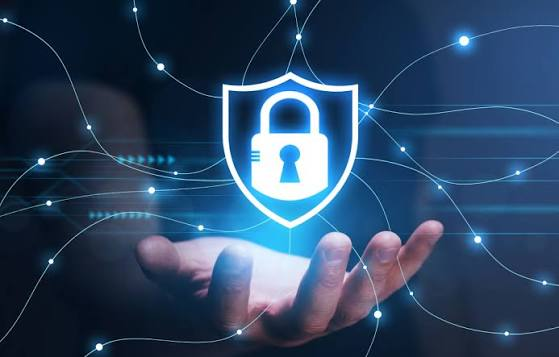
#> input picture input.png, 559 x 357 px
$ python stego.py
#> lines starting #> are read from the running program, lines starting #| are printed output that depends on the picture
"""
stego.py - File-to-image LSB steganography using Pillow.

The entire contents of 'secret.txt' are treated as binary data and hidden in
the least-significant bits of 'input.png'. The result is saved as 'output.png',
then the hidden bytes are recovered into 'recovered.txt' and checked against
the original file. A PSNR measurement is also reported to show that the image
change is imperceptible.

Payload frame written into the image:

    [ 4-byte magic "STEG" ][ 4-byte byte-length ][ N raw secret bytes ]

Every bit of that frame is stored in the least-significant bit of the R, G and
B channels, scanning pixels left-to-right / top-to-bottom. Only the LSB changes,
so no colour value moves by more than 1 out of 255.

PNG is used because it is lossless - lossy formats such as JPEG would destroy
the embedded bits.

Run with:  python stego.py
"""

import hashlib
import math
from pathlib import Path

from PIL import Image, ImageChops

# --------------------------------------------------------------------------- #
# Configuration
# --------------------------------------------------------------------------- #
INPUT_PATH = Path("input.png")        # carrier image supplied with the assignment
OUTPUT_PATH = Path("output.png")      # stego image, always written as PNG
SECRET_PATH = Path("secret.txt")      # file whose raw bytes will be hidden
RECOVERED_PATH = Path("recovered.txt")  # file reconstructed from the stego image

MAGIC = b"STEG"  # signature used to recognise our payload when extracting


# --------------------------------------------------------------------------- #
# Bit-level helpers
# --------------------------------------------------------------------------- #
def bytes_to_bits(data: bytes):
    """Yield the bits of *data*, most-significant bit first."""
    for byte in data:
        for shift in range(7, -1, -1):
            yield (byte >> shift) & 1


def bits_to_bytes(bits):
    """Group an iterable of bits into bytes, most-significant bit first."""
    current = 0
    filled = 0
    for bit in bits:
        current = (current << 1) | (bit & 1)
        filled += 1
        if filled == 8:
            yield current
            current = 0
            filled = 0


def read_exact_bytes(bit_iterator, byte_count: int) -> bytes:
    """Read exactly *byte_count* bytes from an iterator of bits.

    If the iterator is exhausted early, the partially collected byte (if any)
    is padded on the right with zeros. This prevents crashes on truncated data.
    """
    result = bytearray()
    current = 0
    filled = 0

    for _ in range(byte_count * 8):
        try:
            bit = next(bit_iterator)
        except StopIteration:
            if filled:
                result.append((current << (8 - filled)) & 0xFF)
            return bytes(result)

        current = (current << 1) | (bit & 1)
        filled += 1
        if filled == 8:
            result.append(current)
            current = 0
            filled = 0

    return bytes(result)


def iter_lsb_bits(image: Image.Image):
    """Yield the least-significant bit of every R, G and B channel.

    Pixels are visited in standard row-major order (top-left to bottom-right).
    """
    pixels = image.load()
    width, height = image.size
    for y in range(height):
        for x in range(width):
            r, g, b = pixels[x, y][:3]
            yield r & 1
            yield g & 1
            yield b & 1


# --------------------------------------------------------------------------- #
# Embedding / extraction
# --------------------------------------------------------------------------- #
def embed_file(input_path: Path, output_path: Path, secret_path: Path) -> None:
    """Hide the raw bytes of *secret_path* inside *input_path*."""
    secret_bytes = secret_path.read_bytes()
    payload = MAGIC + len(secret_bytes).to_bytes(4, "big") + secret_bytes
    bits = list(bytes_to_bits(payload))

    # Work in RGB so every pixel has exactly three writable channels.
    with Image.open(input_path) as source:
        image = source.convert("RGB")

    width, height = image.size
    capacity_bits = width * height * 3
    if len(bits) > capacity_bits:
        raise ValueError(
            f"Secret file is too large: need {len(bits)} bits but the image "
            f"only holds {capacity_bits} bits ({capacity_bits // 8} bytes)."
        )

    pixels = image.load()
    bit_index = 0
    total_bits = len(bits)

    # Overwrite only the LSB of each colour channel, leaving the upper 7 bits
    # (and therefore the visible colour) untouched.
    for y in range(height):
        for x in range(width):
            channels = list(pixels[x, y][:3])
            for i in range(3):
                if bit_index < total_bits:
                    channels[i] = (channels[i] & 0xFE) | bits[bit_index]
                    bit_index += 1
            pixels[x, y] = tuple(channels)
            if bit_index >= total_bits:
                break
        if bit_index >= total_bits:
            break

    # PNG is lossless, so the embedded bits survive the save intact.
    image.save(output_path, format="PNG")


def extract_to_file(image_path: Path, recovered_path: Path) -> bytes:
    """Recover hidden bytes from *image_path*, write them to disk, return them."""
    with Image.open(image_path) as source:
        image = source.convert("RGB")

    bit_stream = iter_lsb_bits(image)

    magic = read_exact_bytes(bit_stream, len(MAGIC))
    if magic != MAGIC:
        raise ValueError(
            "No hidden file found (unexpected signature). "
            "Make sure you are reading the generated output.png."
        )

    length = int.from_bytes(read_exact_bytes(bit_stream, 4), "big")
    capacity_bytes = (image.size[0] * image.size[1] * 3) // 8
    if length <= 0 or length > capacity_bytes:
        raise ValueError(f"Invalid hidden file length: {length} bytes.")

    secret_bytes = read_exact_bytes(bit_stream, length)
    recovered_path.write_bytes(secret_bytes)
    return secret_bytes


# --------------------------------------------------------------------------- #
# Quality verification
# --------------------------------------------------------------------------- #
def verify_imperceptibility(original_path: Path, stego_path: Path) -> None:
    """Print PSNR and the maximum per-channel pixel change between two images.

    PSNR = 10 * log10(MAX^2 / MSE), with MAX = 255 for 8-bit channels. Since LSB
    steganography only ever changes a channel value by 1, MSE is extremely small
    and PSNR is very high (well above the ~40 dB "visually lossless" threshold).
    """
    with Image.open(original_path) as a, Image.open(stego_path) as b:
        original = a.convert("RGB")
        stego = b.convert("RGB")

    if original.size != stego.size:
        raise ValueError("Cannot compare images with different dimensions.")

    difference = ImageChops.difference(original, stego)
    # An RGB histogram is 768 bins: 0-255 = R, 256-511 = G, 512-767 = B.
    # The error magnitude is the bin index *within its channel*, not the raw
    # index, so each channel must be read with its own 256-bin offset.
    histogram = difference.histogram()
    squared_error = sum(
        (value * value) * histogram[channel * 256 + value]
        for channel in range(3)
        for value in range(256)
    )
    channel_count = original.width * original.height * 3
    max_delta = max(
        value
        for channel in range(3)
        for value in range(256)
        if histogram[channel * 256 + value]
    )

    if squared_error == 0:
        psnr = float("inf")
    else:
        mse = squared_error / channel_count
        psnr = 10.0 * math.log10((255.0 * 255.0) / mse)

    psnr_text = "infinite (identical images)" if math.isinf(psnr) else f"{psnr:.2f} dB"
    print(f"[*] PSNR (input.png vs output.png): {psnr_text}")
    print(f"[*] Maximum per-channel pixel difference: {max_delta}")

    if max_delta <= 1:
        print("[OK] Only least-significant bits changed - visually imperceptible.")
    else:
        print("[WARNING] Unexpected pixel differences detected.")


# --------------------------------------------------------------------------- #
# Entry point
# --------------------------------------------------------------------------- #
def main() -> None:
    for required in (INPUT_PATH, SECRET_PATH):
        if not required.exists():
            raise FileNotFoundError(f"Required file '{required}' not found.")

    print(f"[*] Carrier image : {INPUT_PATH}")
    print(f"[*] Secret file   : {SECRET_PATH} ({SECRET_PATH.stat().st_size} bytes)")

    embed_file(INPUT_PATH, OUTPUT_PATH, SECRET_PATH)
#> (reads secret.txt from the repository)
#> in embed_file, source is the input picture: PIL image 559x357 RGB; mean R, G, B 45.5, 70.5, 99.3
#> after the loop in embed_file, `for y in range(height):`: bit_index = 1464
    print(f"[+] Secret embedded. Saved stego image as '{OUTPUT_PATH}' (PNG).")

    recovered = extract_to_file(OUTPUT_PATH, RECOVERED_PATH)
#> in extract_to_file, `length = int.from_bytes(read_exact_bytes(bit_stream, 4), "big")`: length = 175
    original = SECRET_PATH.read_bytes()
    print(f"[+] Hidden data extracted to '{RECOVERED_PATH}' ({len(recovered)} bytes).")
#| [+] Hidden data extracted to 'recovered.txt' (175 bytes).

    if recovered == original:
        print("[OK] File verification successful: recovered.txt matches secret.txt byte-for-byte.")
    else:
        print("[ERROR] File verification FAILED: recovered data does not match.")

    # Cryptographic confirmation of the byte-for-byte check above.
    print(f"[*] SHA-256 secret.txt   : {hashlib.sha256(original).hexdigest()}")
    print(f"[*] SHA-256 recovered.txt: {hashlib.sha256(recovered).hexdigest()}")
#| [*] SHA-256 recovered.txt: cb1dc34096aca4db0fb27bf635c07fb3dbb210b00f6099c9e4382a6fc13a5f03

    verify_imperceptibility(INPUT_PATH, OUTPUT_PATH)
#> in verify_imperceptibility, `difference = ImageChops.difference(original, stego)`:
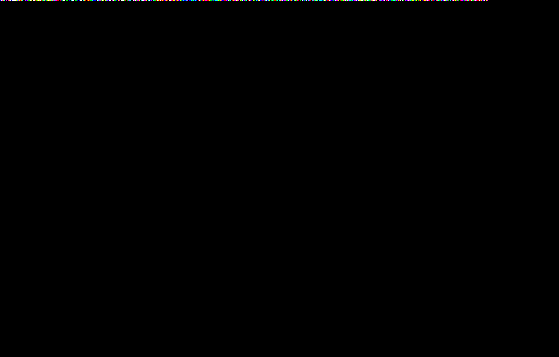
#> difference: PIL image 559x357 RGB; mean R, G, B 0.00128, 0.00125, 0.00129; drawn with 1 as white
#> in verify_imperceptibility, `histogram = difference.histogram()`: histogram = 768 values, max 199313 at index 256, min 0 at index 2, mean 779.5
#> in verify_imperceptibility, `squared_error = sum( (value * value) * histogram[channel * 256 + value..`: squared_error = 763
#> in verify_imperceptibility, `max_delta = max( value for channel in range(3) for value in range(256)..`: max_delta = 1
#> in verify_imperceptibility, `mse = squared_error / channel_count`: mse = 0.00127
#> in verify_imperceptibility, `psnr = 10.0 * math.log10((255.0 * 255.0) / mse)`: psnr = 77.08
#> in verify_imperceptibility, `psnr_text = "infinite (identical images)" if math.isinf(psnr) else f"{..`: psnr_text = '77.08 dB'
#| [*] PSNR (input.png vs output.png): 77.08 dB
#| [*] Maximum per-channel pixel difference: 1


if __name__ == "__main__":
    main()
